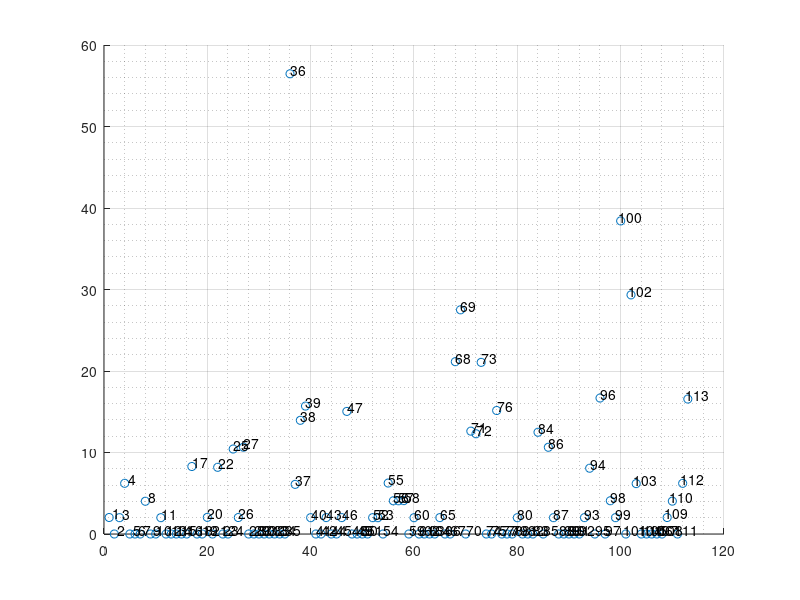

Write MATLAB code to recreate this figure.
%% This script calculates the half life of the Rok Plots to be able to show that the half life increases and hence to be able to say that the Rok is diffused and is not centered anymore like it used to be

%% Here we try and get the Covariance as a function of the distance between maximas(basically we try and see whether the maximas in Pearson corelation correspond to the lag equal to the maximal distance


 %%
load('spn_rokxmbs');


if 1 %% this segment of the code fits a pokynomial to the plot of Rok intensity and then plots the polynomial on to the Rok plot
area=[];

for cell_index=1:cell_number, %%which cell we are looking at
    
    %%this segment normalizes the intensities between zero and one for each
  %%cell individually
    [rmx,t]=max(cell_rok(cell_index).mean);
    %[rmn,t]=min(cell_rok(cell_index).mean);
    
   
    cell_rok(cell_index).mean = cell_rok(cell_index).mean/(rmx) ; 
    cell_rok(cell_index).mean = (2/cell_rok(cell_index).mean(1,1))*cell_rok(cell_index).mean ;

   
  

  %%
    
if(cell(cell_index).average_maxima_distance <=8 ) % this helps us ignore the outliers
      
    if (size(cell_rok(cell_index).mean,1) >25)
        y=cell_rok(cell_index).mean(1:25,:)';
        x=[1:1:25];
        p=polyfit(x,y,7);
        f = polyval(p,x);
y1=2*ones(1,25);
y2=f(:,1:25);
idx = find(y1 - y2 < eps, 1,'last'); %// Index of coordinate in array
px = x(idx);
py = y1(idx);  
        plot(x,y,'o',x,f,'-')
    end

    if (size(cell_rok(cell_index).mean,1) <=25)
        y=cell_rok(cell_index).mean(:,:)';
        x=[1:1:size(cell_rok(cell_index).mean,1)];
        p=polyfit(x,y,10);
    
        f = polyval(p,x);
        
y1=2*ones(1,size(f,2));
y2=f;
idx = find(y1 - y2 < eps, 1); %// Index of coordinate in array
px = x(idx);
py = y1(idx);
       plot(x,y,'o',x,f,'-')
    end
hold on
end %ignoring the outliers

f=f(:,1:px);
area = [area trapz(f)];

end

k=waitforbuttonpress;
hold off;


%%now to plot onto the graph
x=[1:1:cell_number];
y=area;
scatter(x,y);
a = [1:1:cell_number]'; b = num2str(a); c = cellstr(b);
dx = 0.5; dy = 0.5; % displacement so the text does not overlay the data points
text(x-dx, y+dy, c);

%%
grid on;
grid minor;
end











%% I tried the average slope but that method failed to give me useful output to distinguish between the plots : DOES NOT WORK

if 0
average_slope=[];

for cell_index = 1:cell_number,
    
    average_slope=[average_slope (cell_rok(cell_index).mean(10) - cell_rok(cell_index).mean(1) )/10 ];
    
end

scatter([1:1:cell_number],average_slope);
hy = graph2d.constantline(0, 'Color',[0 0 0]);
changedependvar(hy,'y');
end
